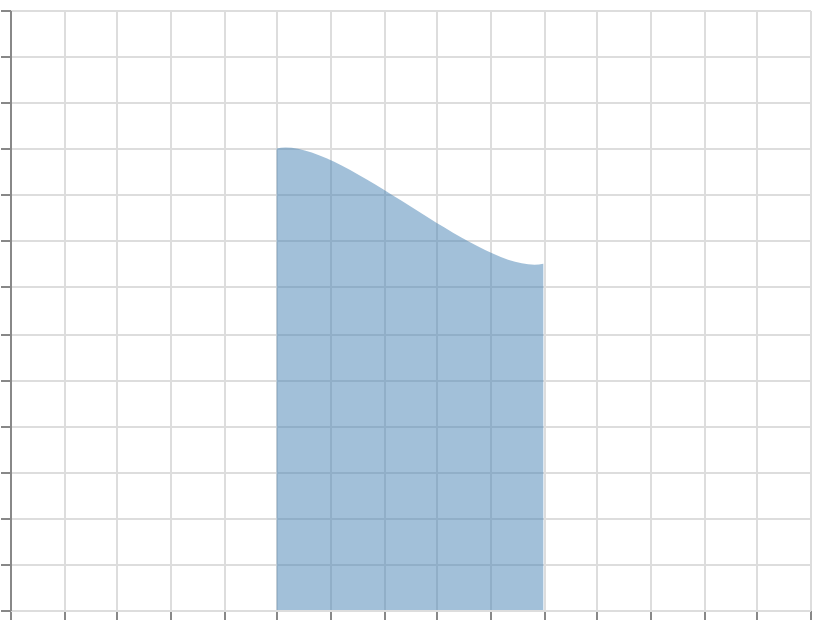

The Vega-Lite source for this figure:
### Vega specification from a JSON file in a GitHub repository (floating-point values rounded to 4 significant figures)
{"$schema": "https://vega.github.io/schema/vega/v6.json", "width": 400, "height": 300, "padding": 5, "autosize": "none", "data": [{"name": "table", "values": [{"x": 0, "y": 10}, {"x": 1, "y": 20}, {"x": 2, "y": 15}, {"x": 3, "y": 25}]}], "scales": [{"name": "x", "type": "linear", "domain": {"data": "table", "field": "x"}, "range": "width", "nice": true}, {"name": "y", "type": "linear", "domain": {"data": "table", "field": "y"}, "range": [{"signal": "height"}, 0], "nice": true}], "marks": [{"type": "area", "from": {"data": "table"}, "encode": {"update": {"x": {"scale": "x", "field": "x"}, "y": {"scale": "y", "field": "y"}, "y2": {"scale": "y", "value": 0}, "fill": {"value": "steelblue"}, "fillOpacity": {"value": 0.5}, "interpolate": {"value": "cardinal-open"}, "tension": {"value": 0.3}}}}], "axes": [{"scale": "x", "orient": "bottom", "grid": true, "labels": false}, {"scale": "y", "orient": "left", "grid": true, "labels": false}]}
